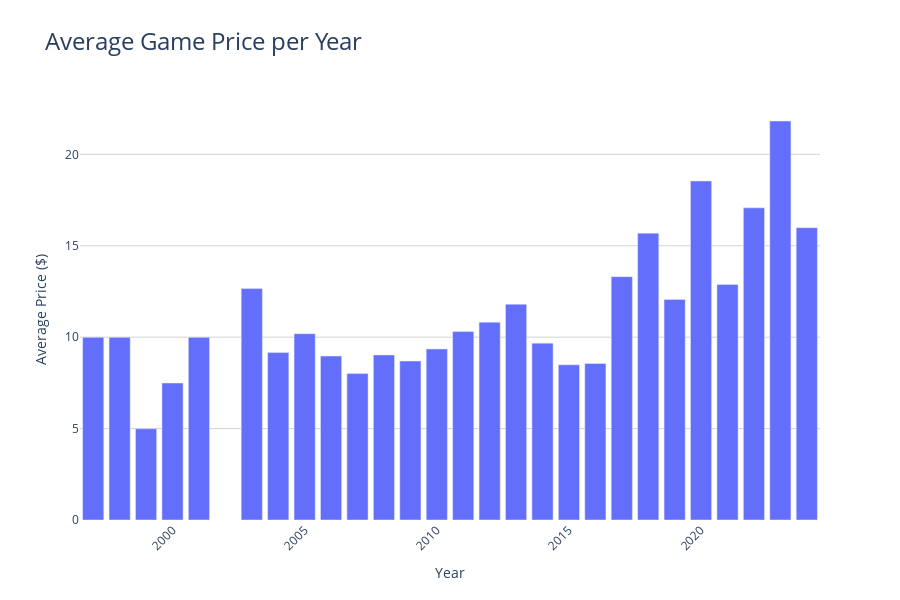

This figure's notebook cell:
### Code cell
import plotly.express as px
import pandas as pd

# Filter out games with price 0
df_non_zero_price = df_analysis[df_analysis['Price'] > 0]

# Create a complete year range from 1997 to 2024
year_range = np.arange(1997, 2025)

# Group by 'Year' and calculate the average 'Price'
avg_price_per_year = df_non_zero_price.groupby('Year')['Price'].mean()

# Reindex the result to include the full year range (fill missing years with NaN)
avg_price_per_year = avg_price_per_year.reindex(year_range)

# Reset the index to make 'Year' a column
avg_price_per_year = avg_price_per_year.reset_index()
avg_price_per_year.columns = ['Year', 'Average Price']

# Create an interactive bar chart using Plotly
fig = px.bar(
    avg_price_per_year,
    x='Year',
    y='Average Price',
    title="Average Game Price per Year ",
    labels={'Average Price': 'Average Price ($)', 'Year': 'Year'},
    height=600,
)

# Customize the layout for better aesthetics
fig.update_layout(
    title_font_size=24,
    xaxis_tickangle=-45,
    xaxis=dict(showgrid=False),
    yaxis=dict(showgrid=True, gridcolor='LightGrey'),
    plot_bgcolor='rgba(0,0,0,0)',  # Transparent background
)

# Show the interactive plot
fig.show()

### Figure 1 — Plotly figure (JSON) as saved in the notebook; plotly's stock layout.template omitted (floating-point values rounded to 4 significant figures)
{"data": [{"alignmentgroup": "True", "hovertemplate": "Year=%{x}<br>Average Price ($)=%{y}<extra></extra>", "legendgroup": "", "marker": {"color": "#636efa", "pattern": {"shape": ""}}, "name": "", "offsetgroup": "", "orientation": "v", "showlegend": false, "textposition": "auto", "type": "bar", "x": [1997, 1998, 1999, 2000, 2001, 2002, 2003, 2004, 2005, 2006, 2007, 2008, 2009, 2010, 2011, 2012, 2013, 2014, 2015, 2016, 2017, 2018, 2019, 2020, 2021, 2022, 2023, 2024], "xaxis": "x", "y": [9.99, 9.99, 4.99, 7.49, 9.99, null, 12.66, 9.157, 10.19, 8.968, 8.009, 9.028, 8.695, 9.354, 10.31, 10.81, 11.8, 9.673, 8.488, 8.558, 13.31, 15.69, 12.07, 18.54, 12.88, 17.07, 21.82, 15.99], "yaxis": "y"}], "layout": {"barmode": "relative", "height": 600, "legend": {"tracegroupgap": 0}, "plot_bgcolor": "rgba(0,0,0,0)", "title": {"font": {"size": 24}, "text": "Average Game Price per Year "}, "xaxis": {"anchor": "y", "domain": [0, 1], "showgrid": false, "tickangle": -45, "title": {"text": "Year"}}, "yaxis": {"anchor": "x", "domain": [0, 1], "gridcolor": "LightGrey", "showgrid": true, "title": {"text": "Average Price ($)"}}}}
